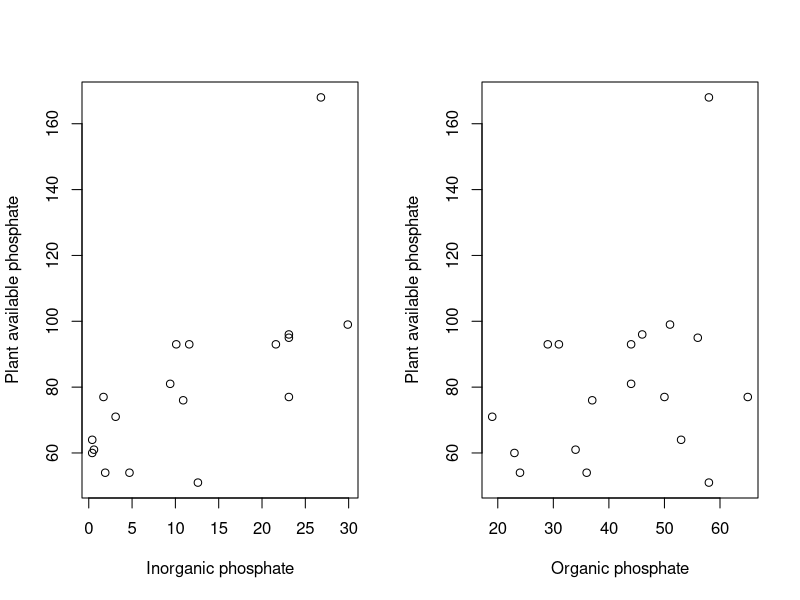

This figure's R source: (Note: this script raises an error after producing the figure.)
#work_dir <- "<insert working directory>"
#outlier_out <- paste(work_dir, "output-with-outlier.txt", sep="/")
#no_outlier_out <- paste(work_dir, "output-without-outlier.txt", sep="/")

#sink(outlier_out)

PAphos <- c(64,60,71,61,54,77,81,93,93,51,76,96,77,93,95,54,168,99) # Plant-available phosphorus
inorg <- c(0.4,0.4,3.1,0.6,4.7,1.7,9.4,10.1,11.6,12.6,10.9,23.1,    # Inorganic phosphorus
           23.1,21.6,23.1,1.9,26.8,29.9)
org <-  c(53,23,19,34,24,65,44,31,29,58,37,46,50,44,56,36,58,51)    # Organic phosphorus

par(mfrow=c(1,2))

plot(inorg,PAphos,xlab="Inorganic phosphate", ylab="Plant available phosphate")
plot(org,PAphos,xlab="Organic phosphate", ylab="Plant available phosphate")

inorg_mdl = lm(PAphos ~ inorg)
org_mdl = lm(PAphos ~ org)
inorg_org_mdl = lm(PAphos ~ inorg + org)

print(inorg_mdl)
print(summary(inorg_mdl))

print(org_mdl)
print(summary(org_mdl))

print(inorg_org_mdl)
print(summary(inorg_org_mdl))

#### Models without the outlier 168 ####

sink(no_outlier_out)

# Plant-available phosphorus
PAphos_noout <- c(64,60,71,61,54,77,81,93,93,51,76,96,77,93,95,54,99)

# Inorganic phosphorus
inorg_noout <- c(0.4,0.4,3.1,0.6,4.7,1.7,9.4,10.1,11.6,12.6,10.9,23.1,
           23.1,21.6,23.1,1.9,29.9)

# Organic phosphorus
org_noout <-  c(53,23,19,34,24,65,44,31,29,58,37,46,50,44,56,36,51)

par(mfrow=c(1,2))

inorg_noout_mdl = lm(PAphos_noout ~ inorg_noout)
org_noout_mdl = lm(PAphos_noout ~ org_noout)
inorg_org_noout_mdl = lm(PAphos_noout ~ inorg_noout + org_noout)

print(inorg_noout_mdl)
print(summary(inorg_noout_mdl))

print(org_noout_mdl)
print(summary(org_noout_mdl))

print(inorg_org_noout_mdl)
print(summary(inorg_org_noout_mdl))

plot(inorg_noout,PAphos_noout,xlab="Inorganic phosphate", ylab="Plant available phosphate")
plot(org_noout,PAphos_noout,xlab="Organic phosphate", ylab="Plant available phosphate")

sink() # Redirect output to console again.
